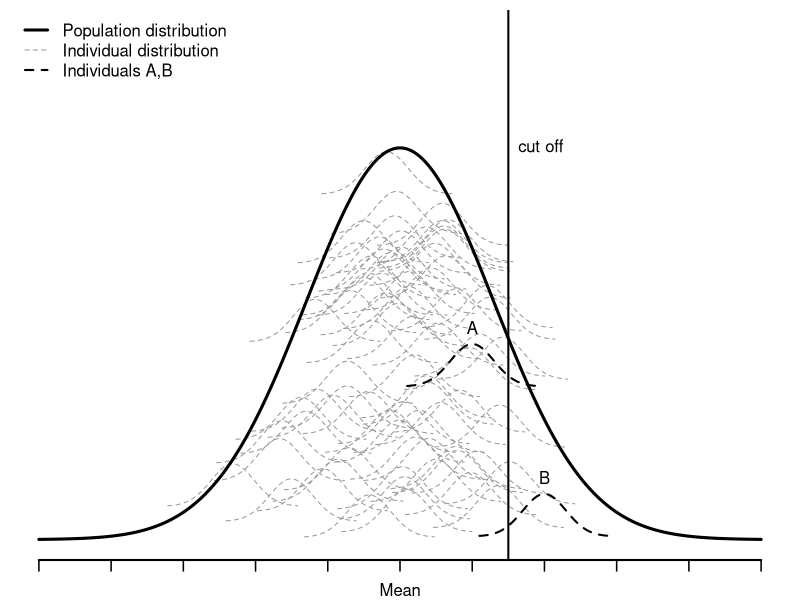

Write R code to recreate this figure.
## What is regression toward the Mean
# reproducing figure 1 of Yudkin1996

setwd("")
pdf("figure-RTM.pdf", width = 7, height = 5)

x <- seq(0, 10, length.out = 500)

mu_pop <- 5
sd_pop <- 1.3
y_pop <- dnorm(x, mu_pop, sd_pop)

# Reduce margins: bottom, left, top, right
par(mar = c(2, 0.5, 0.5, 0.5))

# Set up empty plot
plot(x, y_pop, type = "n",
     ylim = c(0, max(y_pop) * 1.3),
     xlab = "", ylab = "",
     main = "",
     xaxt = "n", yaxt = "n", bty = "n")
axis(1, at = seq(0, 10, by = 1), labels = FALSE, lwd = 2, lwd.ticks = 1.5, tck = -0.02)
axis(1, at = mu_pop, labels = "Mean", tick = FALSE)

# Add individual distributions
set.seed(420)

n_ind <- 75

scale <- 0.025  # size of individual dist relative to pop dist

sd_ind <- 0.3  # individual within-person SD 

draw_individual <- function(mu_i, lwd = 1, lty = 2, col = "gray60", offset = NULL) {
  # Random vertical position; mean stays inside the curve, tails may extend outside
  pop_height_at_mu <- dnorm(mu_i, mu_pop, sd_pop)
  peak_height <- scale / (sd_ind * sqrt(2 * pi))
  if (is.null(offset))
    offset <- runif(1, min = 0, max = max(0, pop_height_at_mu - peak_height))
  x_i <- seq(mu_i - 3 * sd_ind, mu_i + 3 * sd_ind, length.out = 200)
  y_top <- dnorm(x_i, mu_i, sd_ind) * scale + offset
  lines(x_i, y_top, lwd = lwd, lty = lty, col = col)
  invisible(list(mu = mu_i, offset = offset, y_top = y_top, x_i = x_i))
}

for(i in 1:n_ind){
  mu_i <- rnorm(1, mu_pop, 0.8)
  draw_individual(mu_i)
}

# individual A (below mean)
mu_A <- 6
res_A <- draw_individual(mu_A, lwd = 2, col = "black", offset = 0.12)

# individual B (above mean)
mu_B <- 7
res_B <- draw_individual(mu_B, lwd = 2, col = "black")

# Draw population curve
lines(x, y_pop, lwd = 3, col = "black")

# cutoff
abline(v = 6.5, lwd = 2)

text(6.5, max(y_pop), "cut off", pos = 4)
text(mu_A, max(res_A$y_top), "A", pos = 3)
text(mu_B, max(res_B$y_top), "B", pos = 3)

legend("topleft",
       legend = c("Population distribution",
                  "Individual distribution",
                  "Individuals A,B"),
       lty    = c(1, 2, 2),
       lwd    = c(3, 1, 2),
       col    = c("black", "gray60", "black"),
       bty    = "n",
       seg.len = 1.5)

dev.off()
